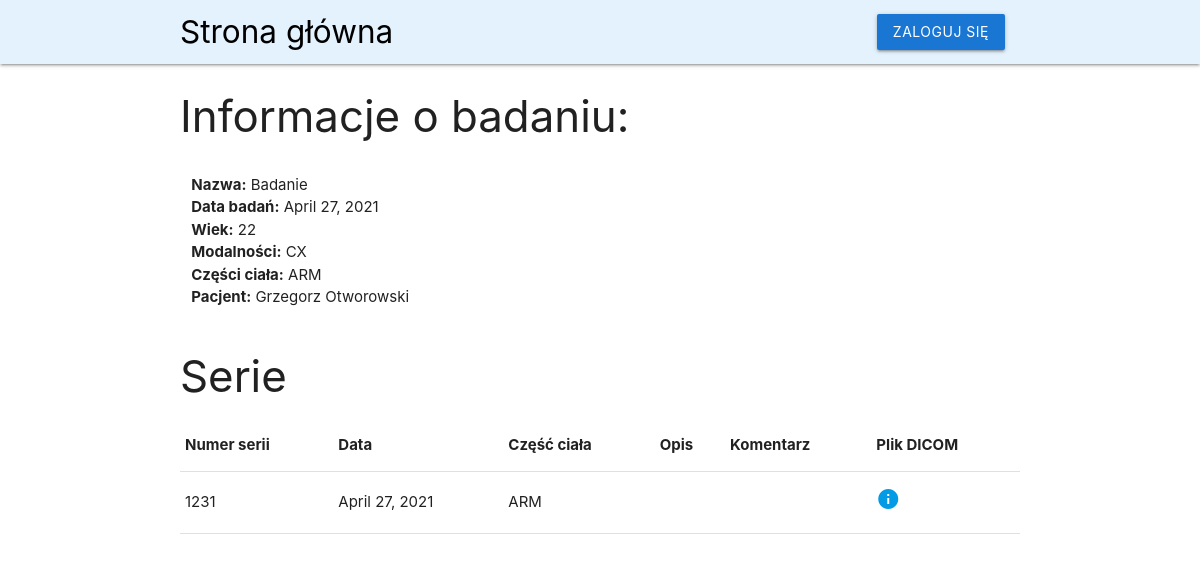
Page /studies/1/ on the committed database.
### pacjenci/models.py (models this page shows, shortened)
class Studies(models.Model):
    class Meta:
        verbose_name_plural = "Studies"
    name = models.CharField(max_length=50)
    study_date = models.DateField()
    age = models.IntegerField(blank=True)
    modalities = models.CharField(max_length=30, blank=True)
    body_parts = models.CharField(max_length=50, blank=True)
    patient = models.ForeignKey(Patient, on_delete=models.CASCADE)

class Patient(models.Model):
    class Meta:
        verbose_name_plural = "Patients"
    SEX_CHOICES = (
        ('M', 'Male'),
        ('F', 'Female')
    )
    pesel = models.CharField(max_length=11, primary_key=True)
    first_name = models.CharField(max_length=20)
    surname = models.CharField(max_length=30)
    birthdate = models.DateField()
    sex = models.CharField(max_length=1, choices=SEX_CHOICES)
    phone_no = models.CharField(max_length=15, blank=True)
    street_name = models.CharField(max_length=20, blank=True)
    house_no = models.IntegerField(blank=True)
    flat_no = models.IntegerField(blank=True)
    postal_code = models.CharField(max_length=6, blank=True)
    city = models.CharField(max_length=20, blank=True)
    description = models.TextField(blank=True)
    dicom_location = models.TextField(blank=True)
    def __str__(self):
        return self.first_name + ' ' + self.surname

class Series(models.Model):
    class Meta:
        verbose_name_plural = "Series"
    series_num = models.IntegerField()
    date = models.DateField()
    body_part = models.CharField(max_length=20, blank=True)
    description = models.TextField(blank=True)
    comment = models.TextField(blank=True)
    study = models.ForeignKey(Studies, on_delete=models.CASCADE)

### pacjenci/views.py (the view)
# urls.py: path('studies/<id>/', studies_info, name='studies_info'),
def studies_info(request, id):
    studies_data = Studies.objects.get(pk=id)
    studies_series = Series.objects.filter(pk = id)
    data = {
        'studies_data' : studies_data,
        'studies_series' : studies_series
    }
    return render(request, 'studies_info.html', data)

### pacjenci/templates/studies_info.html
{% extends 'main.html' %}
{% block patient %}
<div>
    <h3>Informacje o badaniu:</h3>
    <div class="row">
        <ul class="col s6">
            <li><b>Nazwa:</b> {{studies_data.name}}</li>
            <li><b>Data badań:</b> {{studies_data.study_date}}</li>
            <li><b>Wiek:</b> {{studies_data.age}}</li>
            <li><b>Modalności:</b> {{studies_data.modalities}}</li>
            <li><b>Części ciała:</b> {{studies_data.body_parts}}</li>
            <li><b>Pacjent:</b> {{studies_data.patient}}</li>
        </ul>
    </div>
    <h3>Serie</h3>
    <table class="highlight">
        <thead>
            <tr>
                <th>Numer serii</th>
                <th>Data</th>
                <th>Część ciała</th>
                <th>Opis</th>
                <th>Komentarz</th>
                <th>Plik DICOM</th>
            </tr>
        </thead>
        <tbody>
            {% for series in studies_series %}
            <tr>
                <td>{{series.series_num}}</td>
                <td>{{series.date}}</td>
                <td>{{series.body_part}}</td>
                <td>{{series.description}}</td>
                <td>{{series.comment}}</td>
                <td> <a href="/series/{{series.id}}/"><i class="material-icons">info</i></a>
                </td>
            </tr>
            {% endfor %}
        </tbody>
    </table>
</div>
{% endblock patient %}

### rows in the picture
Studies: name "Badanie", study_date "April 27, 2021", age "22", modalities "CX", body_parts "ARM", patient "Grzegorz Otworowski"
Series: series_num "1231", date "April 27, 2021", body_part "ARM"
